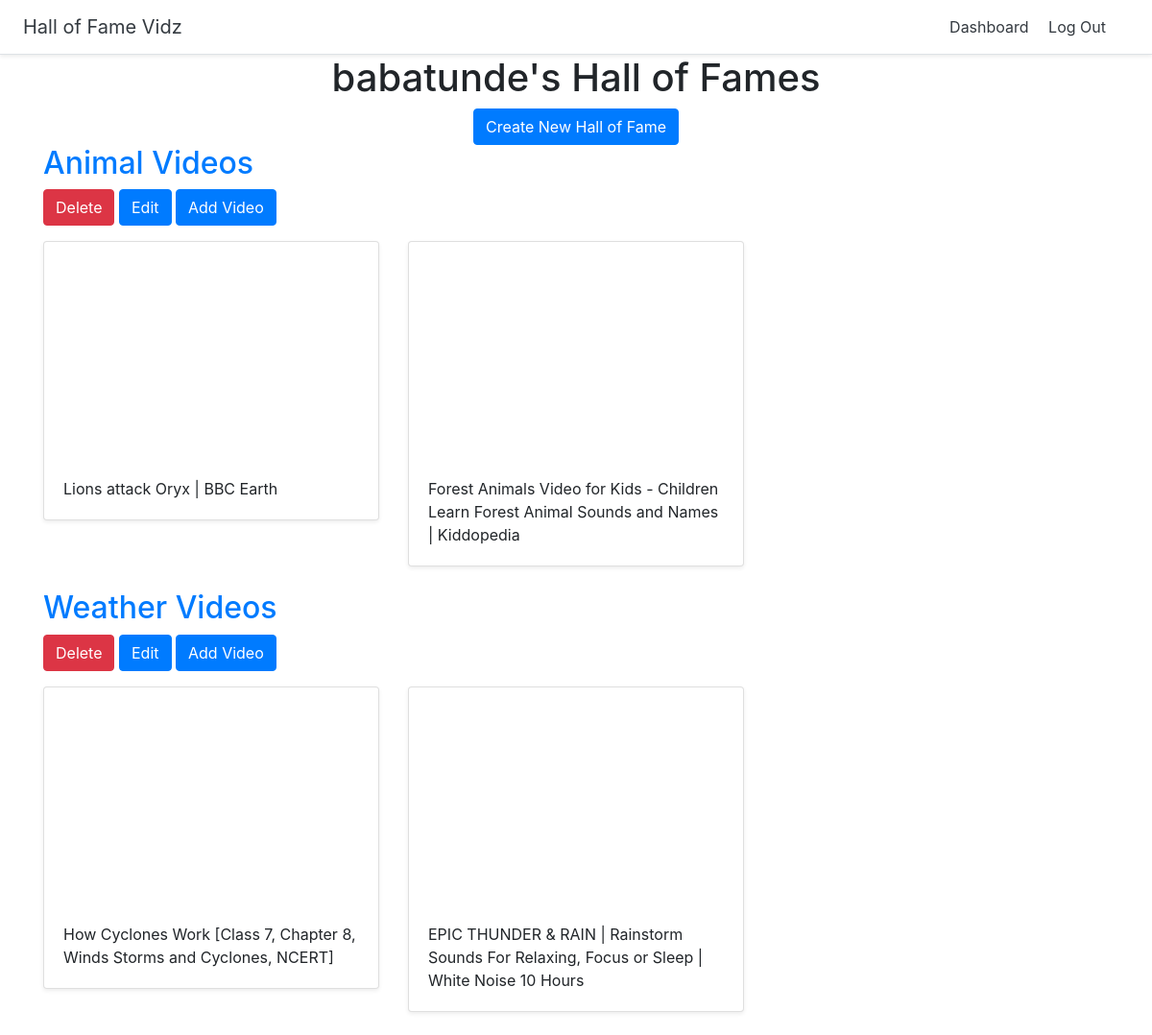
Screenshot of /dashboard (signed in) with the database file from the repository.
### halls/models.py (models this page shows)
class Hall(models.Model):
    title = models.CharField(max_length=255)
    user = models.ForeignKey(User,on_delete=models.CASCADE)

class Video(models.Model):
    title = models.CharField(max_length=255)
    url = models.URLField()
    youtube_id = models.CharField(max_length=255)
    hall = models.ForeignKey(Hall,on_delete=models.CASCADE)

### halls/views.py (the view)
# urls.py: path('dashboard',views.dashboard,name='dashboard'),
def dashboard(request):
    halls = Hall.objects.filter(user=request.user)
    return render(request,'halls/dashboard.html',{'halls':halls})

### halls/templates/halls/dashboard.html
{% extends 'halls/base.html' %}
{% block content %}
<div class="container">
  <div class="text-center">
    <h1>{{ user.username }}'s Hall of Fames</h1>
    <a href="{% url 'create_hall' %}" class="btn btn-primary">Create New Hall of Fame</a>
  </div>
  {% for hall in halls %}
  <h2><a href="{% url 'detail_hall' hall.id %}">{{ hall.title }}</a></h2>
  <a href="{% url 'delete_hall' hall.id %}" class="btn btn-danger">Delete</a>
  <a href="{% url 'update_hall' hall.id %}" class="btn btn-primary">Edit</a>
  <a href="{% url 'add_video' hall.id %}" class="btn btn-primary">Add Video</a>
    <div class="row">
      {% for video in hall.video_set.all %}
      <div class="col-md-4 mt-3">
        <div class="card mb-4 shadow-sm">
          <iframe width="100%" height="225" src="https://www.youtube.com/embed/{{ video.youtube_id }}" frameborder="0" allow="accelerometer; autoplay; encrypted-media; gyroscope; picture-in-picture" allowfullscreen></iframe>
          <div class="card-body">
            <p class="card-text">{{ video.title }}</p>
          </div>
        </div>
      </div>
      {% endfor %}
      </div>
  {% endfor %}
</div>
{% endblock %}

### rows the page displays
Hall: title "Animal Videos"
Video: title "Lions attack Oryx | BBC Earth"
Video: title "Forest Animals Video for Kids - Children Learn Forest Animal Sounds and Names | Kiddopedia"
Hall: title "Weather Videos"
Video: title "How Cyclones Work [Class 7, Chapter 8, Winds Storms and Cyclones, NCERT]"
Video: title "EPIC THUNDER & RAIN | Rainstorm Sounds For Relaxing, Focus or Sleep | White Noise 10 Hours"

### other values shown
{{ user.username }} "babatunde"
